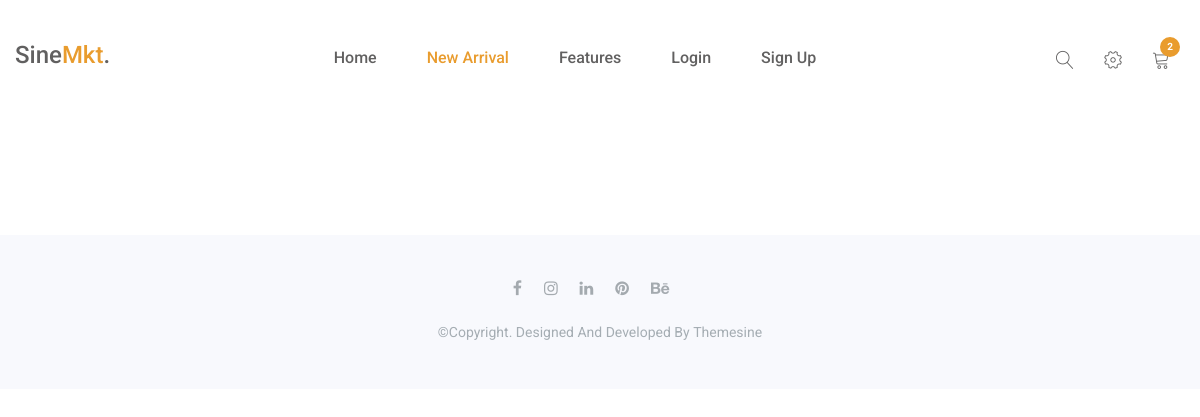
/arrival/, run on an earlier commit of the app's database.
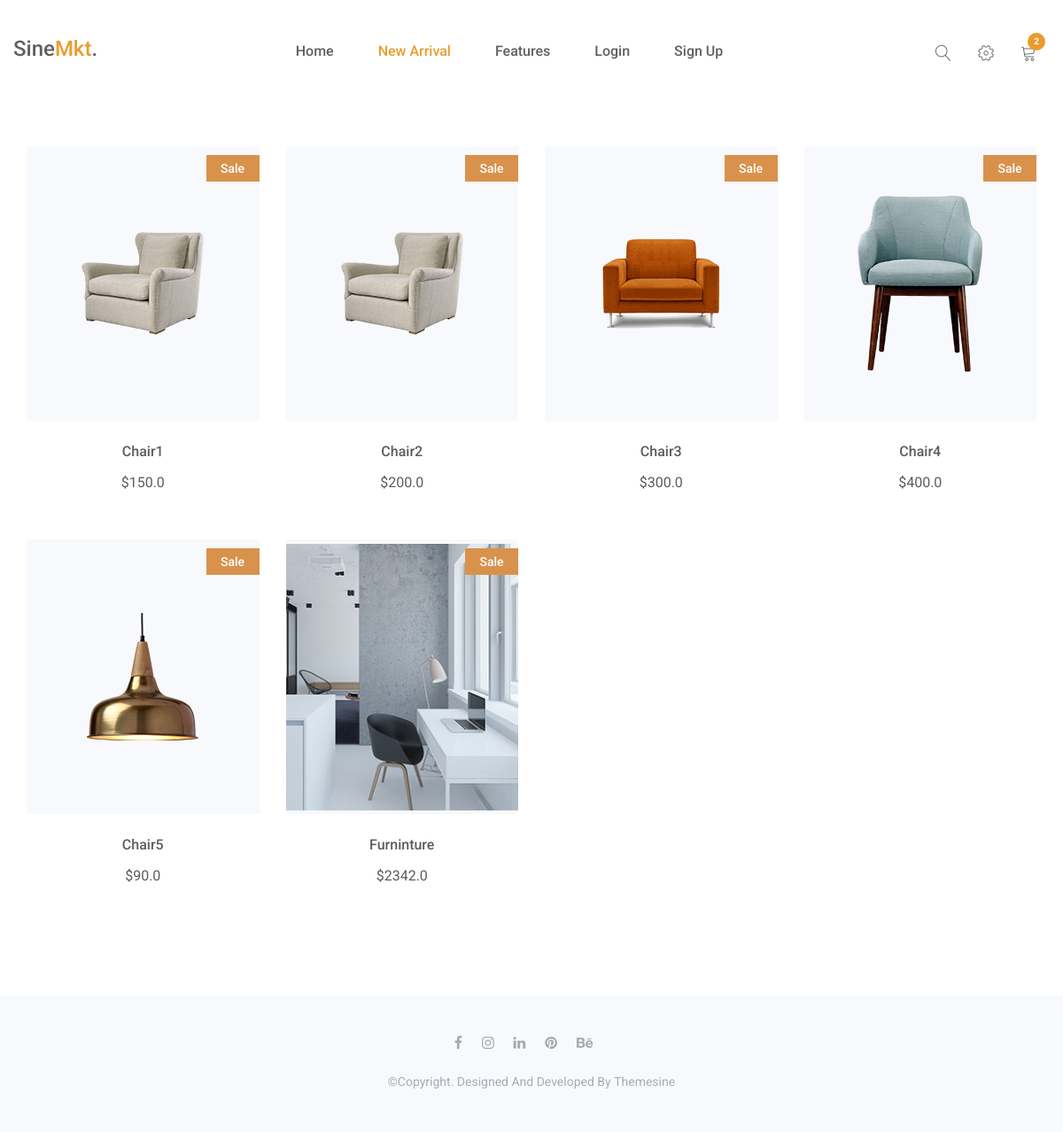
And on a later commit of the database.
### app_seller/models.py (models this page shows, shortened)
class Products(models.Model):
    pname = models.CharField(max_length=30)
    price = models.FloatField()
    pic = models.FileField(upload_to='products',default='product.png')
    seller = models.ForeignKey(Seller,on_delete=models.CASCADE)

### app_buyer/views.py (the view)
# urls.py: path('arrival/', views.arrival, name="arrival"),
def arrival(request):
    all_products = Products.objects.all()
    return render(request, 'arrivals.html',{'all_products':all_products})

### app_buyer/templates/arrivals.html (shortened to what this page needs)
{% load static %}
<!doctype html>
<html class="no-js" lang="en">
    <head>
        <link rel="stylesheet" href="{% static 'assets/css/font-awesome.min.css' %}">
		<link rel="stylesheet" href="{% static 'assets/css/linearicons.css' %}">
        <link rel="stylesheet" href="{% static 'assets/css/animate.css' %}">
        <link rel="stylesheet" href="{% static 'assets/css/owl.carousel.min.css' %}">
		<link rel="stylesheet" href="{% static 'assets/css/owl.theme.default.min.css' %}">
        <link rel="stylesheet" href="{% static 'assets/css/bootstrap.min.css' %}">
		<link rel="stylesheet" href="{% static 'assets/css/bootsnav.css' %}" >
        <link rel="stylesheet" href="{% static 'assets/css/style.css' %}">
        <link rel="stylesheet" href="{% static 'assets/css/responsive.css' %}">
    </head>
<body>
    <header id="home" class="welcome-hero">
        <div class="top-area">
            <div class="header-area">
                <nav class="navbar navbar-default bootsnav  navbar-sticky navbar-scrollspy"  data-minus-value-desktop="70" data-minus-value-mobile="55" data-speed="1000">
                    <div class="container">
                        <div class="attr-nav">
                            <ul>
                                <li class="search">
                                    <a href="#"><span class="lnr lnr-magnifier"></span></a>
                                </li>
                                <li class="nav-setting">
                                    <a href="#"><span class="lnr lnr-cog"></span></a>
                                </li>
                                <li class="dropdown">
                                    <a href="#" class="dropdown-toggle" data-toggle="dropdown" >
                                        <span class="lnr lnr-cart"></span>
                                        <span class="badge badge-bg-1">2</span>
                                    </a>
                                </li>
                            </ul>
                        </div>
                        <div class="navbar-header">
                            <a class="navbar-brand" href="index.html">sine<span>mkt</span>.</a>
                        </div>
                        <div class="collapse navbar-collapse menu-ui-design" id="navbar-menu">
                            <ul class="nav navbar-nav navbar-center" data-in="fadeInDown" data-out="fadeOutUp">
                                <li ><a href="{% url 'index' %}">home</a></li>
                                <li class="active"><a href="{% url 'arrival' %}">new arrival</a></li>
                                <li class="scroll"><a href="#feature">features</a></li>
                                {% if user_data %}
                                {% else %}
                                <li><a href="{% url 'login' %}">Login</a></li>
                                <li ><a href="{% url 'register' %}">Sign Up</a></li>
                                {% endif %}
                                <li ><a>{{user_data.fullname}}</a></li>
                            </ul>
                        </div>
                    </div>
                </nav>
            </div>
        </div>
    </header>
<section id="new-arrivals" class="new-arrivals">
    <div class="container">
        <div class="new-arrivals-content">
            <div class="row">
                {% for single_product in all_products %}
                <div class="col-md-3 col-sm-4">
                    <div class="single-new-arrival">
                        <div class="single-new-arrival-bg">
                            <img src="{{single_product.pic.url}}" alt="new-arrivals images">
                            <div class="sale bg-1">
                                <p>sale</p>
                            </div>
                        </div>
                        <h4><a href="#">{{single_product.pname}}</a></h4>
                        <p class="arrival-product-price">${{single_product.price}}</p>
                    </div>
                </div>
                {% endfor %}
            </div>
        </div>
    </div>
</section>
<footer id="footer"  class="footer">
    <div class="container">
        <div class="hm-footer-copyright text-center">
            <div class="footer-social">
                <a href="#"><i class="fa fa-facebook"></i></a>
                <a href="#"><i class="fa fa-instagram"></i></a>
                <a href="#"><i class="fa fa-linkedin"></i></a>
                <a href="#"><i class="fa fa-pinterest"></i></a>
                <a href="#"><i class="fa fa-behance"></i></a>
            </div>
            <p>
                &copy;copyright. designed and developed by <a href="https://www.themesine.com/">themesine</a>
            </p>
        </div>
    </div>
</footer>
</body>

### app_buyer/static/assets/css/bootsnav.css (style rules this page uses)
nav.bootsnav .container { position: relative; }
nav.navbar.bootsnav { margin-bottom: 0; -moz-border-radius: 0px; -webkit-border-radius: 0px; -o-border-radius: 0px; border-radius: 0px; background-color: #fff; border: none; border-bottom: solid 1px #e0e0e0; z-index: 9; }
nav.navbar.bootsnav ul.nav > li > a { color: #6f6f6f; background-color: transparent; outline: none; margin-bottom: -2px; }
nav.navbar.bootsnav ul.nav li.megamenu-fw > a:hover, nav.navbar.bootsnav ul.nav li.megamenu-fw > a:focus, nav.navbar.bootsnav ul.nav li.active > a:hover, nav.navbar.bootsnav ul.nav li.active > a:focus, nav.navbar.bootsnav ul.nav li.active > a { background-color: transparent; }
.attr-nav { float: right; display: inline-block; margin-left: 13px; margin-right: -15px; }
.attr-nav > ul { padding: 0; margin: 0 0 -7px 0; list-style: none; display: inline-block; }
.attr-nav > ul > li { float: left; display: block; }
.attr-nav > ul > li > a { color: #6f6f6f; display: block; padding: 28px 15px; position: relative; }
.attr-nav > ul > li > a span.badge { position: absolute; top: 50%; margin-top: -15px; right: 5px; font-size: 10px; padding: 0; width: 15px; height: 15px; padding-top: 2px; }
body { -webkit-transition: all 0.3s ease-in-out; -moz-transition: all 0.3s ease-in-out; -o-transition: all 0.3s ease-in-out; -ms-transition: all 0.3s ease-in-out; transition: all 0.3s ease-in-out; }
.wrap-sticky nav.navbar.bootsnav { position: absolute; width: 100%; left: 0; top: 0; }
@media (min-width: 1024px) { nav.navbar.bootsnav ul.nav > li > a { padding: 30px 15px; font-weight: 600; } }
@media (min-width: 1024px) { nav.navbar.bootsnav.menu-center .container { position: relative; } }
@media (min-width: 1024px) { nav.navbar.bootsnav.menu-center ul.nav.navbar-center { float:none; margin: 0 auto; display: table; table-layout: fixed; } }
@media (min-width: 1024px) { nav.navbar.bootsnav.menu-center .navbar-header, nav.navbar.bootsnav.menu-center .attr-nav { position: absolute; } }
@media (min-width: 1024px) { nav.navbar.bootsnav.menu-center .attr-nav { right: 15px; } }

What changed in the data, as far as the page shows it:
added Products: pic (picture), pname "Chair1", price "150.0"
added Products: pic (picture), pname "Chair2", price "200.0"
added Products: pic (picture), pname "Chair3", price "300.0"
added Products: pic (picture), pname "Chair4", price "400.0"
added Products: pic (picture), pname "Chair5", price "90.0"
added Products: pic (picture), pname "Furninture", price "2342.0"
